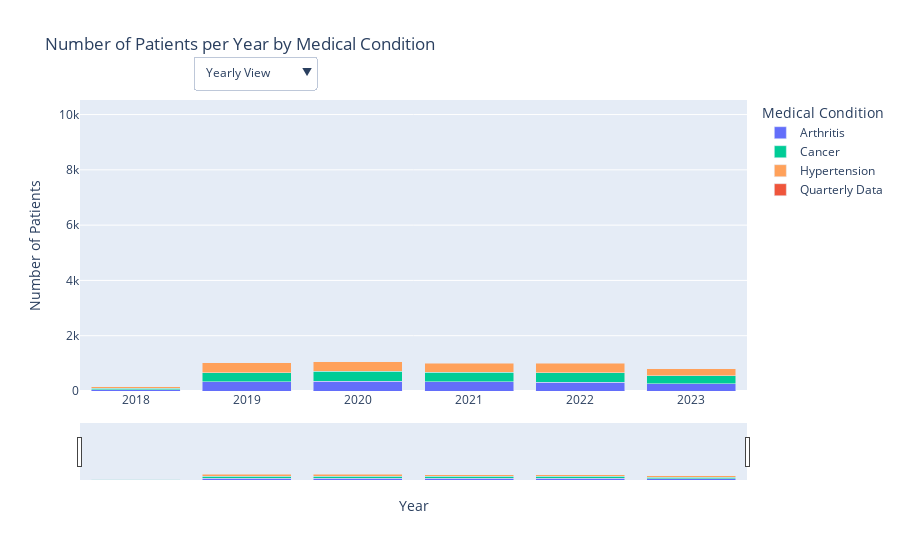

Write notebook code for a chart like this one.
### Code cell
import pandas as pd
import plotly.express as px
import plotly.graph_objects as go
from plotly.subplots import make_subplots
from pyspark.sql import SparkSession

# Initialize Spark session (if not already done)
spark = SparkSession.builder \
    .appName("Healthcare Data Analysis") \
    .getOrCreate()

# Load data from Spark SQL
healthcare_data = spark.sql("SELECT * FROM healthcare_data")

# Convert the Spark DataFrame to Pandas DataFrame
df = healthcare_data.toPandas()

# Convert the 'date_of_admission' column to datetime
df['date_of_admission'] = pd.to_datetime(df['date_of_admission'])

# Extract year and quarter for grouping
df['Year'] = df['date_of_admission'].dt.year
df['Quarter'] = df['date_of_admission'].dt.to_period('Q').astype(str)

# Aggregate data by year and quarter
df_yearly = df.groupby(['Year', 'medical_condition']).size().reset_index(name='Number of Patients')
df_quarterly = df.groupby(['Quarter', 'medical_condition']).size().reset_index(name='Number of Patients')

# Start by showing the yearly data
fig = px.bar(df_yearly, 
             x='Year', 
             y='Number of Patients', 
             color='medical_condition',
             title="Number of Patients per Year by Medical Condition",
             labels={'Number of Patients': 'Patients'},
             hover_data={'Year': True, 'medical_condition': True, 'Number of Patients': True},
             barmode='stack')

# Define the color palette manually
color_palette = px.colors.qualitative.Plotly  # Default Plotly color palette

# Add quarters as detailed view data for when the user zooms in
fig.add_trace(go.Bar(
    x=df_quarterly['Quarter'],
    y=df_quarterly['Number of Patients'],
    marker_color=color_palette[1],  # Using the second color in the palette as an example
    name="Quarterly Data",
    visible=False
))

# Customize layout to improve interaction
fig.update_layout(
    xaxis_title="Year",
    yaxis_title="Number of Patients",
    legend_title="Medical Condition",
    hovermode="x unified",
    updatemenus=[
        {
            "buttons": [
                {
                    "args": [{"visible": [True, False]}],
                    "label": "Yearly View",
                    "method": "update"
                },
                {
                    "args": [{"visible": [False, True]}],
                    "label": "Quarterly View",
                    "method": "update"
                }
            ],
            "direction": "down",
            "showactive": True,
            "x": 0.17,
            "y": 1.15,
            "xanchor": "left",
            "yanchor": "top",
        }
    ]
)

# Update x-axis with range slider
fig.update_xaxes(
    rangeslider_visible=True,
    rangeselector=dict(
        buttons=list([
            dict(count=1, label="1y", step="year", stepmode="backward"),
            dict(count=2, label="2y", step="year", stepmode="backward"),
            dict(count=5, label="5y", step="year", stepmode="backward"),
            dict(step="all")
        ])
    )
)

# Show the figure
fig.show()

### Figure 1 — Plotly figure (JSON) as saved in the notebook; plotly's stock layout.template omitted (floating-point values rounded to 4 significant figures)
{"data": [{"alignmentgroup": "True", "customdata": [["Arthritis"], ["Arthritis"], ["Arthritis"], ["Arthritis"], ["Arthritis"], ["Arthritis"]], "hovertemplate": "medical_condition=%{customdata[0]}<br>Year=%{x}<br>Patients=%{y}<extra></extra>", "legendgroup": "Arthritis", "marker": {"color": "#636efa", "pattern": {"shape": ""}}, "name": "Arthritis", "offsetgroup": "Arthritis", "orientation": "v", "showlegend": true, "textposition": "auto", "type": "bar", "visible": true, "x": [2018, 2019, 2020, 2021, 2022, 2023], "xaxis": "x", "y": [47, 329, 348, 332, 325, 269], "yaxis": "y"}, {"alignmentgroup": "True", "customdata": [["Asthma"], ["Asthma"], ["Asthma"], ["Asthma"], ["Asthma"], ["Asthma"]], "hovertemplate": "medical_condition=%{customdata[0]}<br>Year=%{x}<br>Patients=%{y}<extra></extra>", "legendgroup": "Asthma", "marker": {"color": "#EF553B", "pattern": {"shape": ""}}, "name": "Asthma", "offsetgroup": "Asthma", "orientation": "v", "showlegend": true, "textposition": "auto", "type": "bar", "visible": false, "x": [2018, 2019, 2020, 2021, 2022, 2023], "xaxis": "x", "y": [50, 343, 328, 359, 346, 282], "yaxis": "y"}, {"alignmentgroup": "True", "customdata": [["Cancer"], ["Cancer"], ["Cancer"], ["Cancer"], ["Cancer"], ["Cancer"]], "hovertemplate": "medical_condition=%{customdata[0]}<br>Year=%{x}<br>Patients=%{y}<extra></extra>", "legendgroup": "Cancer", "marker": {"color": "#00cc96", "pattern": {"shape": ""}}, "name": "Cancer", "offsetgroup": "Cancer", "orientation": "v", "showlegend": true, "textposition": "auto", "type": "bar", "visible": true, "x": [2018, 2019, 2020, 2021, 2022, 2023], "xaxis": "x", "y": [60, 330, 365, 340, 330, 278], "yaxis": "y"}, {"alignmentgroup": "True", "customdata": [["Diabetes"], ["Diabetes"], ["Diabetes"], ["Diabetes"], ["Diabetes"], ["Diabetes"]], "hovertemplate": "medical_condition=%{customdata[0]}<br>Year=%{x}<br>Patients=%{y}<extra></extra>", "legendgroup": "Diabetes", "marker": {"color": "#ab63fa", "pattern": {"shape": ""}}, "name": "Diabetes", "offsetgroup": "Diabetes", "orientation": "v", "showlegend": true, "textposition": "auto", "type": "bar", "visible": false, "x": [2018, 2019, 2020, 2021, 2022, 2023], "xaxis": "x", "y": [50, 300, 338, 346, 342, 247], "yaxis": "y"}, {"alignmentgroup": "True", "customdata": [["Hypertension"], ["Hypertension"], ["Hypertension"], ["Hypertension"], ["Hypertension"], ["Hypertension"]], "hovertemplate": "medical_condition=%{customdata[0]}<br>Year=%{x}<br>Patients=%{y}<extra></extra>", "legendgroup": "Hypertension", "marker": {"color": "#FFA15A", "pattern": {"shape": ""}}, "name": "Hypertension", "offsetgroup": "Hypertension", "orientation": "v", "showlegend": true, "textposition": "auto", "type": "bar", "visible": true, "x": [2018, 2019, 2020, 2021, 2022, 2023], "xaxis": "x", "y": [49, 358, 343, 332, 341, 265], "yaxis": "y"}, {"alignmentgroup": "True", "customdata": [["Obesity"], ["Obesity"], ["Obesity"], ["Obesity"], ["Obesity"], ["Obesity"]], "hovertemplate": "medical_condition=%{customdata[0]}<br>Year=%{x}<br>Patients=%{y}<extra></extra>", "legendgroup": "Obesity", "marker": {"color": "#19d3f3", "pattern": {"shape": ""}}, "name": "Obesity", "offsetgroup": "Obesity", "orientation": "v", "showlegend": true, "textposition": "auto", "type": "bar", "visible": false, "x": [2018, 2019, 2020, 2021, 2022, 2023], "xaxis": "x", "y": [47, 313, 322, 354, 317, 275], "yaxis": "y"}, {"marker": {"color": "#EF553B"}, "name": "Quarterly Data", "type": "bar", "visible": true, "x": ["2018Q4", "2018Q4", "2018Q4", "2018Q4", "2018Q4", "2018Q4", "2019Q1", "2019Q1", "2019Q1", "2019Q1", "2019Q1", "2019Q1", "2019Q2", "2019Q2", "2019Q2", "2019Q2", "2019Q2", "2019Q2", "2019Q3", "2019Q3", "2019Q3", "2019Q3", "2019Q3", "2019Q3", "2019Q4", "2019Q4", "2019Q4", "2019Q4", "2019Q4", "2019Q4", "2020Q1", "2020Q1", "2020Q1", "2020Q1", "2020Q1", "2020Q1", "2020Q2", "2020Q2", "2020Q2", "2020Q2", "2020Q2", "2020Q2", "2020Q3", "2020Q3", "2020Q3", "2020Q3", "2020Q3", "2020Q3", "2020Q4", "2020Q4", "2020Q4", "2020Q4", "2020Q4", "2020Q4", "2021Q1", "2021Q1", "2021Q1", "2021Q1", "2021Q1", "2021Q1", "2021Q2", "2021Q2", "2021Q2", "2021Q2", "2021Q2", "2021Q2", "2021Q3", "2021Q3", "2021Q3", "2021Q3", "2021Q3", "2021Q3", "2021Q4", "2021Q4", "2021Q4", "2021Q4", "2021Q4", "2021Q4", "2022Q1", "2022Q1", "2022Q1", "2022Q1", "2022Q1", "2022Q1", "2022Q2", "2022Q2", "2022Q2", "2022Q2", "2022Q2", "2022Q2", "2022Q3", "2022Q3", "2022Q3", "2022Q3", "2022Q3", "2022Q3", "2022Q4", "2022Q4", "2022Q4", "2022Q4", "2022Q4", "2022Q4", "2023Q1", "2023Q1", "2023Q1", "2023Q1", "2023Q1", "2023Q1", "2023Q2", "2023Q2", "2023Q2", "2023Q2", "2023Q2", "2023Q2", "2023Q3", "2023Q3", "2023Q3", "2023Q3", "2023Q3", "2023Q3", "2023Q4", "2023Q4", "2023Q4", "2023Q4", "2023Q4", "2023Q4"], "y": [47, 50, 60, 50, 49, 47, 72, 85, 85, 67, 81, 78, 98, 88, 83, 80, 92, 71, 86, 88, 91, 77, 77, 74, 73, 82, 71, 76, 108, 90, 83, 71, 90, 97, 86, 82, 95, 99, 84, 86, 89, 89, 88, 70, 89, 74, 86, 72, 82, 88, 102, 81, 82, 79, 86, 77, 88, 105, 74, 76, 85, 101, 86, 62, 72, 102, 79, 86, 72, 94, 93, 86, 82, 95, 94, 85, 93, 90, 89, 78, 89, 83, 83, 85, 93, 97, 73, 81, 82, 75, 57, 71, 86, 95, 95, 73, 86, 100, 82, 83, 81, 84, 77, 79, 87, 84, 63, 85, 74, 77, 71, 69, 82, 80, 90, 99, 90, 75, 81, 79, 28, 27, 30, 19, 39, 31]}], "layout": {"autosize": true, "barmode": "stack", "hovermode": "x unified", "legend": {"title": {"text": "Medical Condition"}, "tracegroupgap": 0}, "title": {"text": "Number of Patients per Year by Medical Condition"}, "updatemenus": [{"active": 0, "buttons": [{"args": [{"visible": [true, false]}], "label": "Yearly View", "method": "update"}, {"args": [{"visible": [false, true]}], "label": "Quarterly View", "method": "update"}], "direction": "down", "showactive": true, "x": 0.17, "xanchor": "left", "y": 1.15, "yanchor": "top"}], "xaxis": {"anchor": "y", "autorange": true, "domain": [0, 1], "range": [2018.0, 2024.0], "rangeselector": {"buttons": [{"count": 1, "label": "1y", "step": "year", "stepmode": "backward"}, {"count": 2, "label": "2y", "step": "year", "stepmode": "backward"}, {"count": 5, "label": "5y", "step": "year", "stepmode": "backward"}, {"step": "all"}]}, "rangeslider": {"autorange": true, "range": [2018.0, 2024.0], "visible": true, "yaxis": {"_template": null, "rangemode": "match"}}, "showspikes": true, "title": {"text": "Year"}, "type": "linear"}, "yaxis": {"anchor": "x", "autorange": true, "domain": [0, 1], "range": [0, 10530.0], "title": {"text": "Number of Patients"}, "type": "linear"}}}
